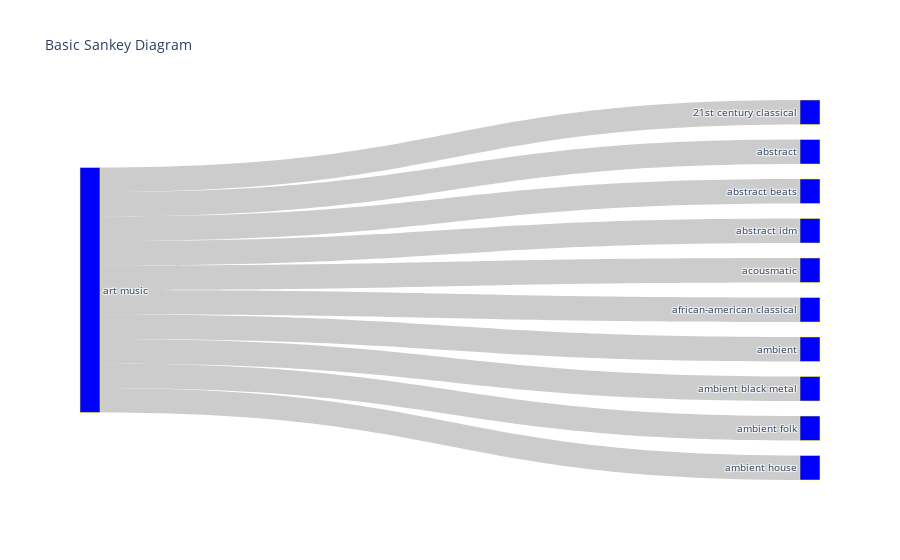

Here is the notebook cell this chart was saved with:
### Code cell
genres_dict = dict()
source = list()
target = list()
label = list()

top_genres = genres_df['top_genre'].unique()
for parent_genre in top_genres[:1]:
    parent_genre_df = genres_df.loc[genres_df['top_genre'] == parent_genre]
    sub_genres = parent_genre_df['spotify_genre'].unique()[:10]
    genres_dict[parent_genre] = list(sub_genres)
    for sub_genre in sub_genres:
        genres_dict[sub_genre] = list()

label = list(genres_dict.keys())
value = [1 for x in range(len(label))]

for parent_genre, sub_genres in genres_dict.items():
    parent_index = label.index(parent_genre)
    for sub_genre in sub_genres:
        sub_index = label.index(sub_genre)
        source.append(parent_index)
        target.append(sub_index)
        
fig = go.Figure(data=[go.Sankey(
    node = dict(
      pad = 15,
      thickness = 20,
      line = dict(color = "yellow", width = 0.5),
      label = label,
      color = "blue"
    ),
    link = dict(
      source = source,
      target = target,
      value = value,
  ))])

fig.update_layout(title_text="Basic Sankey Diagram", font_size=10)
fig.show()

### Figure 1 — Plotly figure (JSON) as saved in the notebook; plotly's stock layout.template omitted (floating-point values rounded to 4 significant figures)
{"data": [{"link": {"source": [0, 0, 0, 0, 0, 0, 0, 0, 0, 0], "target": [1, 2, 3, 4, 5, 6, 7, 8, 9, 10], "value": [1, 1, 1, 1, 1, 1, 1, 1, 1, 1, 1]}, "node": {"color": "blue", "label": ["art music", "21st century classical", "abstract", "abstract beats", "abstract idm", "acousmatic", "african-american classical", "ambient", "ambient black metal", "ambient folk", "ambient house"], "line": {"color": "yellow", "width": 0.5}, "pad": 15, "thickness": 20}, "type": "sankey"}], "layout": {"autosize": true, "font": {"size": 10}, "title": {"text": "Basic Sankey Diagram"}}}
